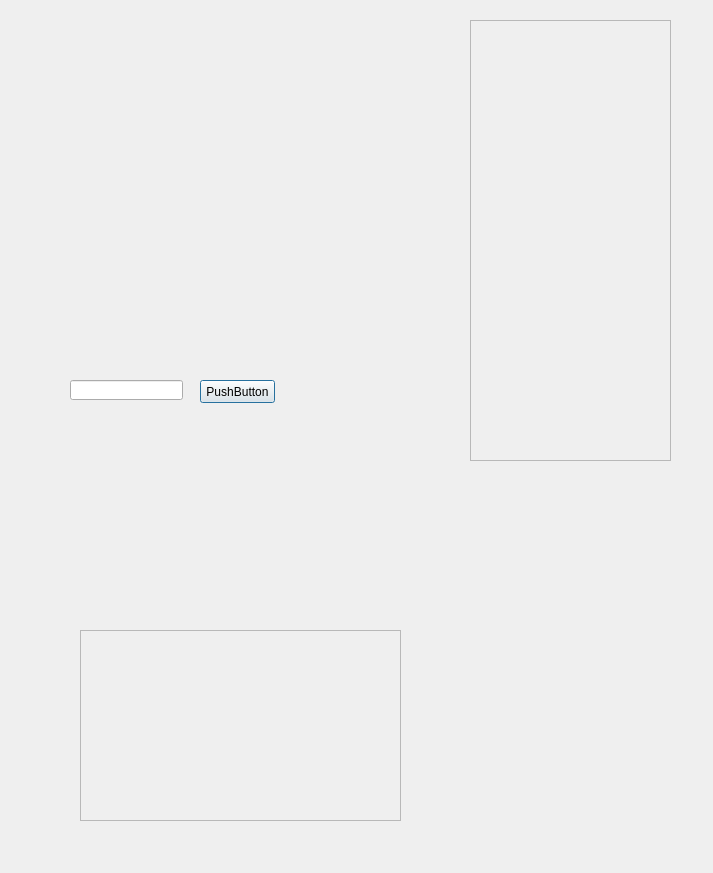
<?xml version="1.0" encoding="UTF-8"?>
<ui version="4.0">
 <class>Dialog</class>
 <widget class="QDialog" name="Dialog">
  <property name="geometry">
   <rect>
    <x>0</x>
    <y>0</y>
    <width>713</width>
    <height>873</height>
   </rect>
  </property>
  <property name="windowTitle">
   <string>Dialog</string>
  </property>
  <widget class="TouchScrollAreaWidget" name="scrollArea_4">
   <property name="geometry">
    <rect>
     <x>470</x>
     <y>20</y>
     <width>201</width>
     <height>441</height>
    </rect>
   </property>
   <property name="widgetResizable">
    <bool>true</bool>
   </property>
   <widget class="QWidget" name="scrollAreaWidgetContents_5">
    <property name="geometry">
     <rect>
      <x>0</x>
      <y>0</y>
      <width>199</width>
      <height>439</height>
     </rect>
    </property>
    <layout class="QVBoxLayout" name="verticalLayout_6">
     <item>
      <layout class="QVBoxLayout" name="verticalLayout_5"/>
     </item>
    </layout>
   </widget>
  </widget>
  <widget class="QWidget" name="verticalLayoutWidget">
   <property name="geometry">
    <rect>
     <x>40</x>
     <y>40</y>
     <width>191</width>
     <height>311</height>
    </rect>
   </property>
   <layout class="QVBoxLayout" name="verticalLayout_2">
    <item>
     <widget class="SelectScrollWidget" name="widget" native="true"/>
    </item>
   </layout>
  </widget>
  <widget class="QLineEdit" name="lineEdit">
   <property name="geometry">
    <rect>
     <x>70</x>
     <y>380</y>
     <width>113</width>
     <height>20</height>
    </rect>
   </property>
  </widget>
  <widget class="QPushButton" name="pushButton">
   <property name="geometry">
    <rect>
     <x>200</x>
     <y>380</y>
     <width>75</width>
     <height>23</height>
    </rect>
   </property>
   <property name="text">
    <string>PushButton</string>
   </property>
  </widget>
  <widget class="TouchScrollAreaWidget" name="scrollArea_5">
   <property name="geometry">
    <rect>
     <x>80</x>
     <y>630</y>
     <width>321</width>
     <height>191</height>
    </rect>
   </property>
   <property name="widgetResizable">
    <bool>true</bool>
   </property>
   <widget class="QWidget" name="scrollAreaWidgetContents_6">
    <property name="geometry">
     <rect>
      <x>0</x>
      <y>0</y>
      <width>319</width>
      <height>189</height>
     </rect>
    </property>
    <layout class="QHBoxLayout" name="horizontalLayout_2">
     <item>
      <layout class="QHBoxLayout" name="horizontalLayout"/>
     </item>
    </layout>
   </widget>
  </widget>
 </widget>
 <customwidgets>
  <customwidget>
   <class>TouchScrollAreaWidget</class>
   <extends>QScrollArea</extends>
   <header>touchscrollareawidget.h</header>
   <container>1</container>
  </customwidget>
  <customwidget>
   <class>SelectScrollWidget</class>
   <extends>QWidget</extends>
   <header>selectscrollwidget.h</header>
   <container>1</container>
  </customwidget>
 </customwidgets>
 <resources/>
 <connections/>
</ui>
